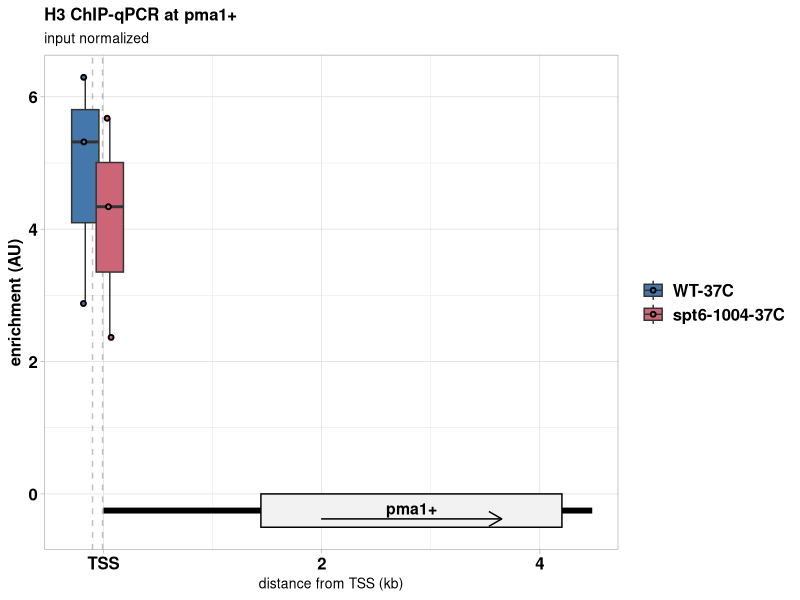
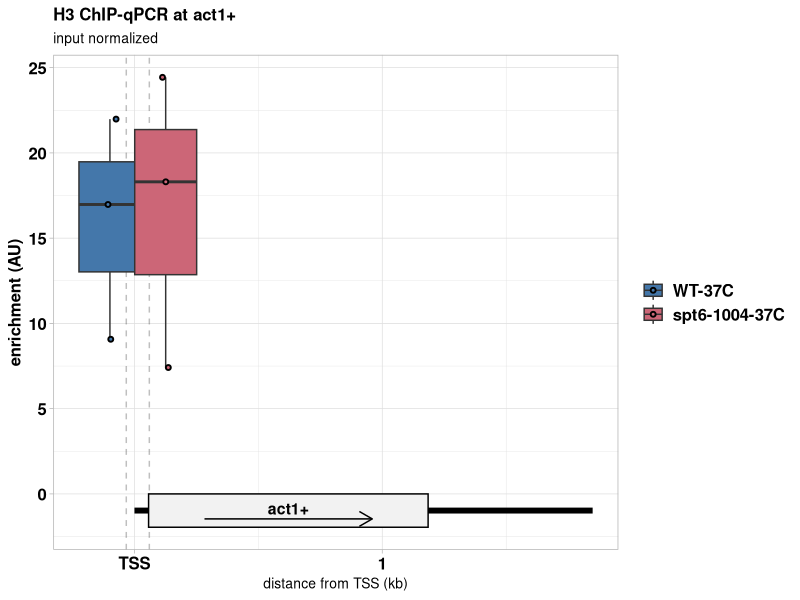
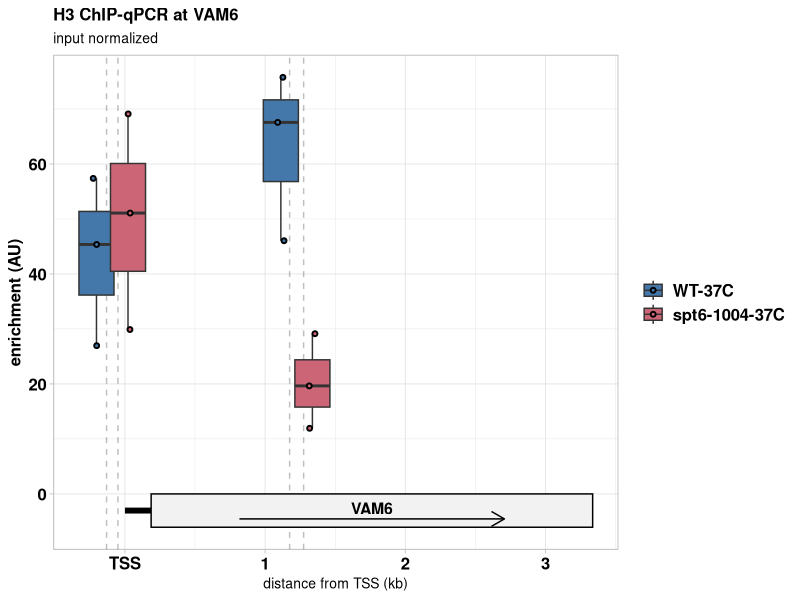
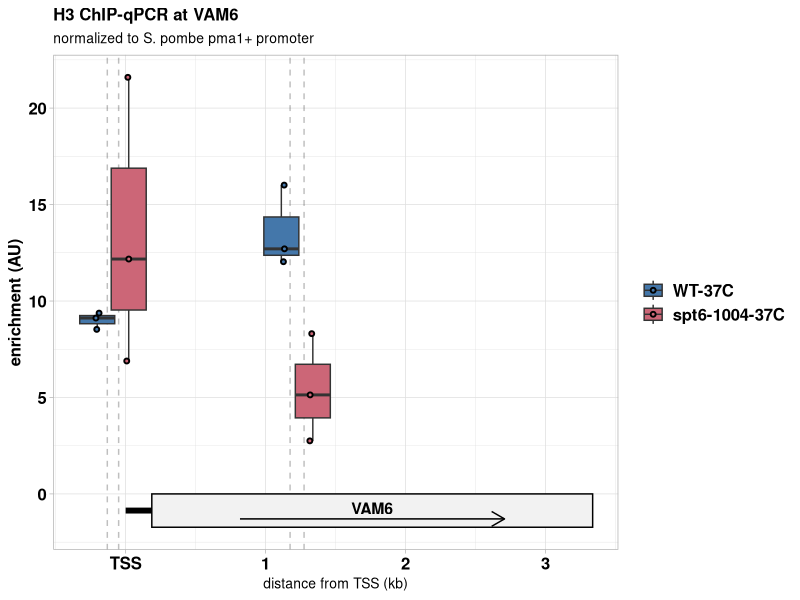
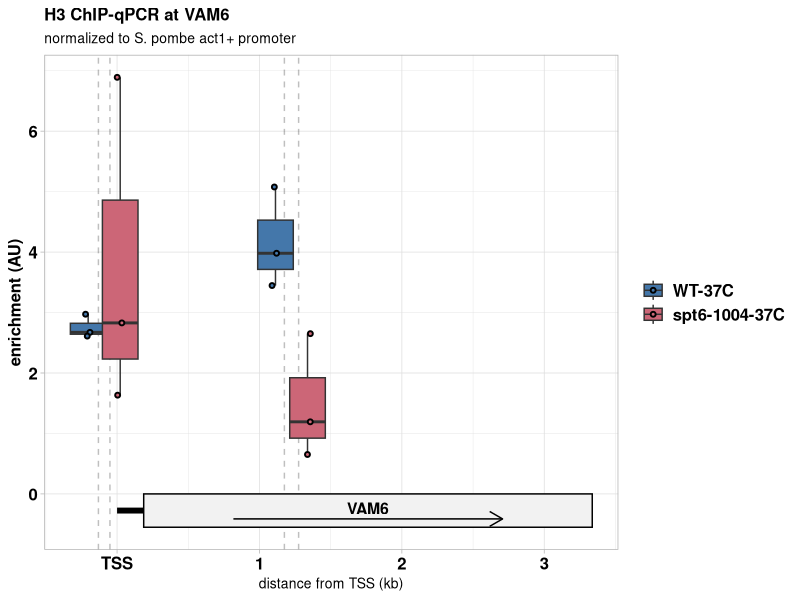
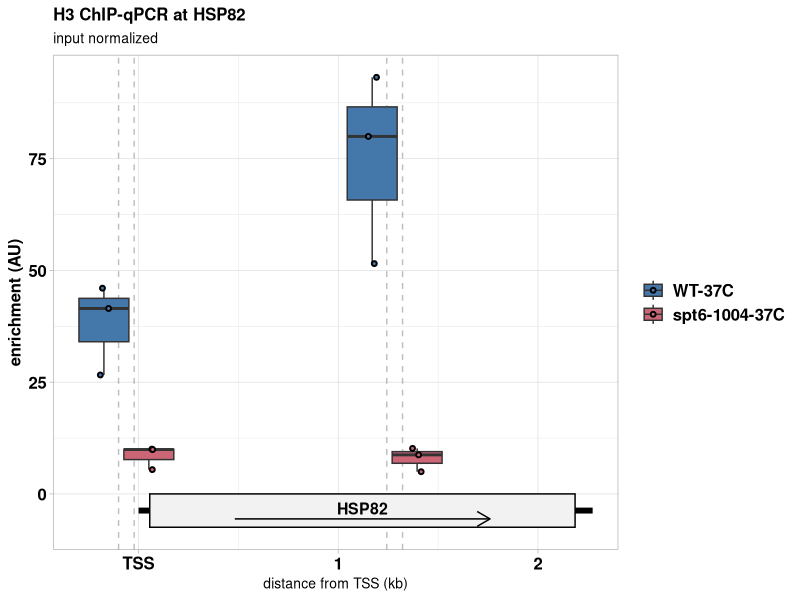
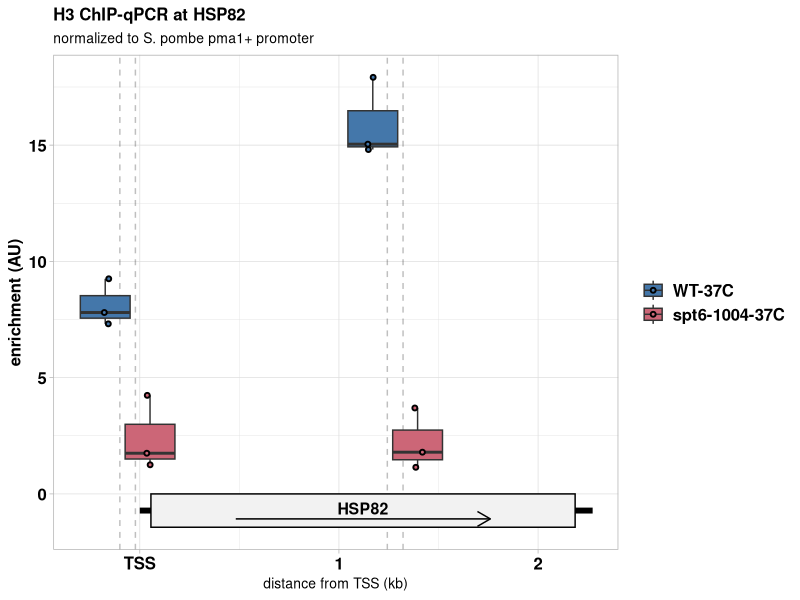
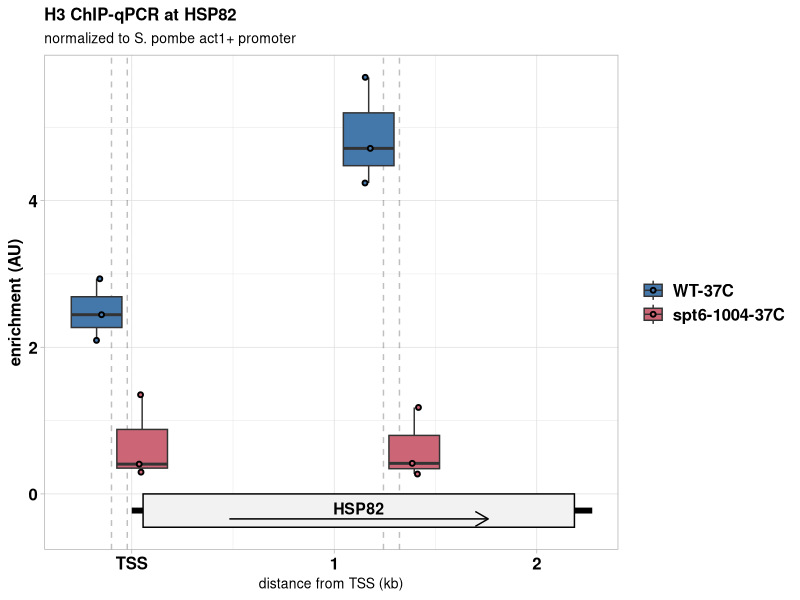

Source code (R) for these figures, in order:
library(tidyverse)
library(forcats)
library(ggthemes)

df = read_tsv('h3-qpcr.tsv') %>%
    mutate(condition=fct_inorder(condition, ordered=TRUE))

plot_qpcr = function(df, gene_id, norm="input"){
    subdf = df %>% filter(gene==gene_id)
    if (norm != "input"){
        subdf = df %>% filter(gene==norm) %>%
            select(condition, replicate, spikein=value) %>%
            left_join(subdf, ., by=c("condition", "replicate")) %>%
            mutate(value=value/spikein)
    }

    strand = subdf %>% distinct(strand) %>% pull(strand)

    if (strand=="+"){
        subdf = subdf %>%
            mutate_at(vars(amplicon_start, amplicon_end, transcript_end, orf_start, orf_end, transcript_start),
                      funs(.-transcript_start))
    } else if (strand=="-"){
        subdf = subdf %>% mutate_at(vars(amplicon_start, amplicon_end, transcript_start, orf_start, orf_end, transcript_end),
                                  funs(transcript_end-.))
    }

    max_val = subdf %>% pull(value) %>% max()
    txn_end = max(c(subdf[["transcript_start"]], subdf[["transcript_end"]]))
    orf_start = min(c(subdf[["orf_start"]], subdf[["orf_end"]]))
    orf_end = max(c(subdf[["orf_start"]], subdf[["orf_end"]]))

    plot = ggplot(data = subdf, aes(x=(amplicon_start+amplicon_end)/2, y=value,
                            group=fct_inorder(paste(amplicon_start, condition), ordered=TRUE), fill=condition)) +
        geom_vline(aes(xintercept = amplicon_start), linetype="dashed", alpha=0.25) +
        geom_vline(aes(xintercept = amplicon_end), linetype="dashed", alpha=0.25) +
        annotate(geom="segment", color="black", size=2,
                 x=0, xend=txn_end, y=-.04*max_val, yend=-.04*max_val) +
        annotate(geom="rect", color="black", fill="grey95", size=0.5,
                 xmin=orf_start, xmax=orf_end, ymin=-.08*max_val, ymax=0) +
        annotate(geom="text", label=gene_id, x=(orf_start+orf_end)/2,
                 y = -.035*max_val, size=4, fontface="bold") +
        annotate(geom="segment", y=-0.06*max_val, yend=-0.06*max_val,
                 x=0.2*(orf_end-orf_start) + orf_start,
                 xend=0.8*(orf_end-orf_start) + orf_start,
                 size=0.5, arrow=arrow(length=unit(0.03, "npc"))) +
        geom_boxplot(position=position_dodge(450), width=500) +
        geom_point(shape=21, size=1, stroke=1, color="black",
                   position=position_jitterdodge(jitter.width=100, dodge.width = 450)) +
        scale_fill_ptol() +
        scale_color_ptol() +
        scale_x_continuous(breaks=scales::pretty_breaks(n=3),
                           labels= function(x){if_else(x==0, "TSS",
                                                       if(abs(txn_end)>500){as.character(x/1000)}
                                                       else {as.character(x)})},
                           name=paste("distance from TSS", if(abs(txn_end)>500){"(kb)"}
                                      else {"(nt)"})) +
        ylab("enrichment (AU)") +
        ggtitle(paste("H3 ChIP-qPCR at", gene_id),
                subtitle = if(norm != "input"){paste("normalized to S. pombe", norm, "promoter")} else {"input normalized"}) +
        theme_light() +
        theme(text = element_text(size=12, face="bold"),
              legend.title = element_blank(),
              legend.text = element_text(size=12),
              axis.text = element_text(size=12, color="black"),
              axis.title.x = element_text(size=10, face="plain"),
              plot.title = element_text(size=12),
              plot.subtitle = element_text(size=10, face="plain"))
}

pma = plot_qpcr(df, gene_id="pma1+", norm="input")
act = plot_qpcr(df, gene_id="act1+", norm="input")
vam_input = plot_qpcr(df, gene_id="VAM6", norm="input")
vam_pma = plot_qpcr(df, gene_id="VAM6", norm="pma1+")
vam_act = plot_qpcr(df, gene_id="VAM6", norm="act1+")
hsp_input = plot_qpcr(df, gene_id="HSP82", norm="input")
hsp_pma = plot_qpcr(df, gene_id="HSP82", norm="pma1+")
hsp_act = plot_qpcr(df, gene_id="HSP82", norm="act1+")
pma_input = plot_qpcr(df, gene_id="PMA1", norm="input")
pma_pma = plot_qpcr(df, gene_id="PMA1", norm="pma1+")
pma_act = plot_qpcr(df, gene_id="PMA1", norm="act1+")

ggsave('h3-chip-qpcr_spom-pma1-input-norm.svg', plot=pma, width=16, height=10, units="cm")
ggsave('h3-chip-qpcr_spom-act1-input-norm.svg', plot=act, width=16, height=10, units="cm")
ggsave('h3-chip-qpcr_scer-vam6-input-norm.svg', plot=vam_input, width=16, height=10, units="cm")
ggsave('h3-chip-qpcr_scer-vam6-spom-pma1-norm.svg', plot=vam_pma, width=16, height=10, units="cm")
ggsave('h3-chip-qpcr_scer-vam6-spom-act1-norm.svg', plot=vam_act, width=16, height=10, units="cm")
ggsave('h3-chip-qpcr_scer-hsp82-input-norm.svg', plot=hsp_input, width=16, height=10, units="cm")
ggsave('h3-chip-qpcr_scer-hsp82-spom-pma1-norm.svg', plot=hsp_pma, width=16, height=10, units="cm")
ggsave('h3-chip-qpcr_scer-hsp82-spom-act1-norm.svg', plot=hsp_act, width=16, height=10, units="cm")
ggsave('h3-chip-qpcr_scer-pma1-input-norm.svg', plot=pma_input, width=16, height=10, units="cm")
ggsave('h3-chip-qpcr_scer-pma1-spom-pma1-norm.svg', plot=pma_pma, width=16, height=10, units="cm")
ggsave('h3-chip-qpcr_scer-pma1-spom-act1-norm.svg', plot=pma_act, width=16, height=10, units="cm")
